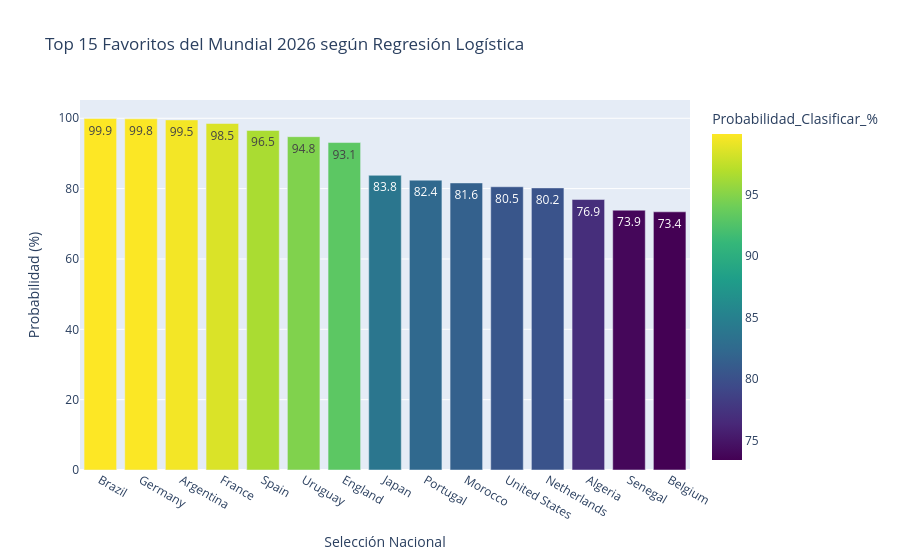

Source (notebook cell):
### Code cell
# Mostrar el Top 15 de favoritos
top_equipos = df_test.sort_values(by='Probabilidad_Clasificar_%', ascending=False).head(15)

fig_ranking = px.bar(
    top_equipos, 
    x='team', 
    y='Probabilidad_Clasificar_%',
    text_auto='.1f',
    title="Top 15 Favoritos del Mundial 2026 según Regresión Logística",
    color='Probabilidad_Clasificar_%',
    color_continuous_scale='viridis'
)

fig_ranking.update_layout(xaxis_title="Selección Nacional", yaxis_title="Probabilidad (%)")
fig_ranking.show()

### Figure 1 — Plotly figure (JSON) as saved in the notebook; plotly's stock layout.template omitted (floating-point values rounded to 4 significant figures)
{"data": [{"hovertemplate": "team=%{x}<br>Probabilidad_Clasificar_%=%{marker.color}<extra></extra>", "legendgroup": "", "marker": {"color": [99.94, 99.85, 99.54, 98.51, 96.55, 94.77, 93.1, 83.78, 82.41, 81.62, 80.53, 80.21, 76.9, 73.86, 73.4], "coloraxis": "coloraxis", "pattern": {"shape": ""}}, "name": "", "orientation": "v", "showlegend": false, "textposition": "auto", "texttemplate": "%{y:.1f}", "type": "bar", "x": ["Brazil", "Germany", "Argentina", "France", "Spain", "Uruguay", "England", "Japan", "Portugal", "Morocco", "United States", "Netherlands", "Algeria", "Senegal", "Belgium"], "xaxis": "x", "y": [99.94, 99.85, 99.54, 98.51, 96.55, 94.77, 93.1, 83.78, 82.41, 81.62, 80.53, 80.21, 76.9, 73.86, 73.4], "yaxis": "y"}], "layout": {"barmode": "relative", "coloraxis": {"colorbar": {"title": {"text": "Probabilidad_Clasificar_%"}}, "colorscale": [[0, "#440154"], [0.1111, "#482878"], [0.2222, "#3e4989"], [0.3333, "#31688e"], [0.4444, "#26828e"], [0.5556, "#1f9e89"], [0.6667, "#35b779"], [0.7778, "#6ece58"], [0.8889, "#b5de2b"], [1, "#fde725"]]}, "legend": {"tracegroupgap": 0}, "title": {"text": "Top 15 Favoritos del Mundial 2026 según Regresión Logística"}, "xaxis": {"anchor": "y", "domain": [0, 1], "title": {"text": "Selección Nacional"}}, "yaxis": {"anchor": "x", "domain": [0, 1], "title": {"text": "Probabilidad (%)"}}}}
